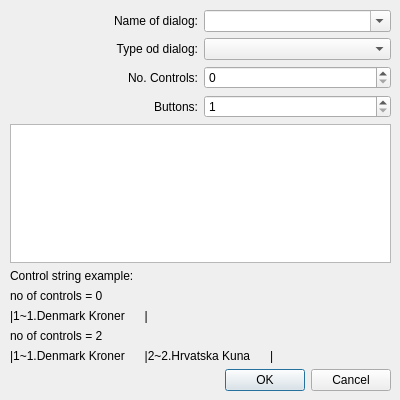
<?xml version="1.0" encoding="UTF-8"?>
<ui version="4.0">
 <class>SaisieDlg</class>
 <widget class="QDialog" name="SaisieDlg">
  <property name="geometry">
   <rect>
    <x>0</x>
    <y>0</y>
    <width>400</width>
    <height>400</height>
   </rect>
  </property>
  <property name="minimumSize">
   <size>
    <width>400</width>
    <height>400</height>
   </size>
  </property>
  <property name="maximumSize">
   <size>
    <width>400</width>
    <height>400</height>
   </size>
  </property>
  <property name="windowTitle">
   <string>Dialog</string>
  </property>
  <widget class="QWidget" name="verticalLayoutWidget">
   <property name="geometry">
    <rect>
     <x>10</x>
     <y>10</y>
     <width>381</width>
     <height>381</height>
    </rect>
   </property>
   <layout class="QVBoxLayout" name="verticalLayout">
    <item>
     <layout class="QGridLayout" name="gridLayout">
      <item row="0" column="0">
       <widget class="QLabel" name="label">
        <property name="text">
         <string>Name of dialog:</string>
        </property>
        <property name="alignment">
         <set>Qt::AlignRight|Qt::AlignTrailing|Qt::AlignVCenter</set>
        </property>
       </widget>
      </item>
      <item row="1" column="0">
       <widget class="QLabel" name="labelSaisie">
        <property name="text">
         <string>Type od dialog:</string>
        </property>
        <property name="alignment">
         <set>Qt::AlignRight|Qt::AlignTrailing|Qt::AlignVCenter</set>
        </property>
       </widget>
      </item>
      <item row="2" column="1">
       <widget class="QSpinBox" name="spinBoxNoControls"/>
      </item>
      <item row="0" column="1">
       <widget class="QComboBox" name="comboBoxName">
        <property name="editable">
         <bool>true</bool>
        </property>
       </widget>
      </item>
      <item row="1" column="1">
       <widget class="QComboBox" name="comboBoxType"/>
      </item>
      <item row="2" column="0">
       <widget class="QLabel" name="label_2">
        <property name="text">
         <string>No. Controls:</string>
        </property>
        <property name="alignment">
         <set>Qt::AlignRight|Qt::AlignTrailing|Qt::AlignVCenter</set>
        </property>
       </widget>
      </item>
      <item row="3" column="0">
       <widget class="QLabel" name="Buttons">
        <property name="text">
         <string>Buttons:</string>
        </property>
        <property name="alignment">
         <set>Qt::AlignRight|Qt::AlignTrailing|Qt::AlignVCenter</set>
        </property>
       </widget>
      </item>
      <item row="3" column="1">
       <widget class="QSpinBox" name="spinBoxButtons">
        <property name="minimum">
         <number>1</number>
        </property>
        <property name="maximum">
         <number>3</number>
        </property>
       </widget>
      </item>
     </layout>
    </item>
    <item>
     <widget class="QTextEdit" name="textEditControls">
      <property name="minimumSize">
       <size>
        <width>0</width>
        <height>0</height>
       </size>
      </property>
     </widget>
    </item>
    <item>
     <widget class="QLabel" name="label_3">
      <property name="text">
       <string>Control string example:</string>
      </property>
      <property name="wordWrap">
       <bool>true</bool>
      </property>
     </widget>
    </item>
    <item>
     <widget class="QLabel" name="label_5">
      <property name="text">
       <string>no of controls = 0</string>
      </property>
     </widget>
    </item>
    <item>
     <widget class="QLabel" name="label_4">
      <property name="text">
       <string>|1~1.Denmark Kroner      |</string>
      </property>
     </widget>
    </item>
    <item>
     <widget class="QLabel" name="label_6">
      <property name="text">
       <string>no of controls = 2</string>
      </property>
     </widget>
    </item>
    <item>
     <widget class="QLabel" name="label_7">
      <property name="text">
       <string>|1~1.Denmark Kroner      |2~2.Hrvatska Kuna      |</string>
      </property>
     </widget>
    </item>
    <item>
     <widget class="QDialogButtonBox" name="buttonBox">
      <property name="orientation">
       <enum>Qt::Horizontal</enum>
      </property>
      <property name="standardButtons">
       <set>QDialogButtonBox::Cancel|QDialogButtonBox::Ok</set>
      </property>
     </widget>
    </item>
   </layout>
  </widget>
 </widget>
 <resources/>
 <connections>
  <connection>
   <sender>buttonBox</sender>
   <signal>accepted()</signal>
   <receiver>SaisieDlg</receiver>
   <slot>accept()</slot>
   <hints>
    <hint type="sourcelabel">
     <x>209</x>
     <y>139</y>
    </hint>
    <hint type="destinationlabel">
     <x>157</x>
     <y>157</y>
    </hint>
   </hints>
  </connection>
  <connection>
   <sender>buttonBox</sender>
   <signal>rejected()</signal>
   <receiver>SaisieDlg</receiver>
   <slot>reject()</slot>
   <hints>
    <hint type="sourcelabel">
     <x>277</x>
     <y>139</y>
    </hint>
    <hint type="destinationlabel">
     <x>286</x>
     <y>157</y>
    </hint>
   </hints>
  </connection>
  <connection>
   <sender>spinBoxNoControls</sender>
   <signal>valueChanged(int)</signal>
   <receiver>SaisieDlg</receiver>
   <slot>spinChanged(int)</slot>
   <hints>
    <hint type="sourcelabel">
     <x>326</x>
     <y>93</y>
    </hint>
    <hint type="destinationlabel">
     <x>376</x>
     <y>148</y>
    </hint>
   </hints>
  </connection>
 </connections>
 <slots>
  <slot>spinChanged(int)</slot>
 </slots>
</ui>
